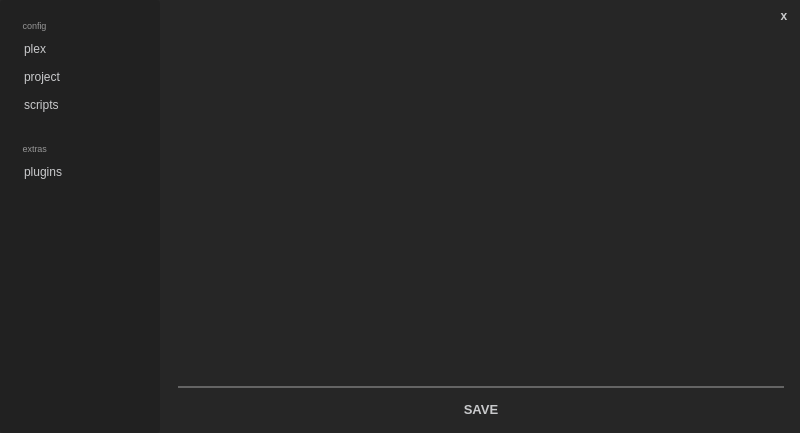
<?xml version="1.0" encoding="UTF-8"?>
<ui version="4.0">
 <class>MainWindow</class>
 <widget class="QMainWindow" name="MainWindow">
  <property name="geometry">
   <rect>
    <x>0</x>
    <y>0</y>
    <width>800</width>
    <height>433</height>
   </rect>
  </property>
  <property name="windowTitle">
   <string>MainWindow</string>
  </property>
  <property name="styleSheet">
   <string notr="true">QWidget{
	border-radius: 3px;
    color: rgb(201, 202, 204);
	background-color: rgb(38, 38, 38); 
	selection-background-color: rgb(1, 79, 131);
}

QLineEdit{
	color: rgb(200, 200, 200); 
}

QListWidget::item:selected
{
   color: rgb(235, 235, 235);
   background-color: rgb(61, 120, 200);
}

QPushButton { 
	border: 2px;
    border-color: rgb(33, 33, 33);
	border-radius: 3px;
   background-color: rgb(38, 38, 38); 
}

QPushButton:disabled {
	border-radius: 3px;
    color: rgb(49, 49, 49); 
	background-color: rgb(200, 184, 86); 
}

QPushButton:hover {
	border-radius: 3px;
    color: rgb(49, 49, 49); 
	background-color: rgb(200, 184, 86); 
}

QLabel:hover {
	border-radius: 3px;
    color: rgb(49, 49, 49); 
	background-color: rgb(200, 184, 86); 
}

QToolTip { 
	border-radius: 5px;
	background-color: rgb(33, 33, 33);
	color: rgb(241, 241, 241);
	border: black solid 1px;
}

QLineEdit {
	border: 5px;
	border-color: rgb(255, 255, 255);
	selection-color: rgb(179, 179, 179);
	background-color: rgb(138, 138, 138); 
}</string>
  </property>
  <widget class="QWidget" name="centralwidget">
   <layout class="QHBoxLayout" name="horizontalLayout_4" stretch="0">
    <property name="leftMargin">
     <number>0</number>
    </property>
    <property name="topMargin">
     <number>0</number>
    </property>
    <property name="rightMargin">
     <number>0</number>
    </property>
    <property name="bottomMargin">
     <number>0</number>
    </property>
    <item>
     <layout class="QHBoxLayout" name="horizontalLayout" stretch="0,1">
      <property name="spacing">
       <number>6</number>
      </property>
      <property name="topMargin">
       <number>0</number>
      </property>
      <property name="rightMargin">
       <number>0</number>
      </property>
      <item>
       <widget class="QWidget" name="wgMenu" native="true">
        <property name="minimumSize">
         <size>
          <width>160</width>
          <height>20</height>
         </size>
        </property>
        <property name="layoutDirection">
         <enum>Qt::LeftToRight</enum>
        </property>
        <property name="styleSheet">
         <string notr="true">QWidget{
    background-color: rgb(33, 33, 33); 
}

QPushButton {
	text-align:left;
	padding-left: 4px;
}

QPushButton:disabled {
	border-radius: 3px;
    color: rgb(49, 49, 49); 
	background-color: rgb(200, 184, 86); 
	text-align:left;
	padding-left: 4px;
}

QPushButton:hover {
	border-radius: 3px;
    color: rgb(49, 49, 49); 
	background-color: rgb(200, 184, 86); 
	text-align:left;
	padding-left: 4px;
}
</string>
        </property>
        <layout class="QVBoxLayout" name="verticalLayout">
         <property name="spacing">
          <number>28</number>
         </property>
         <property name="leftMargin">
          <number>20</number>
         </property>
         <property name="topMargin">
          <number>20</number>
         </property>
         <property name="rightMargin">
          <number>20</number>
         </property>
         <property name="bottomMargin">
          <number>20</number>
         </property>
         <item>
          <layout class="QVBoxLayout" name="verticalLayout_3">
           <property name="spacing">
            <number>8</number>
           </property>
           <property name="topMargin">
            <number>0</number>
           </property>
           <item>
            <widget class="QLabel" name="label">
             <property name="enabled">
              <bool>false</bool>
             </property>
             <property name="font">
              <font>
               <pointsize>7</pointsize>
              </font>
             </property>
             <property name="styleSheet">
              <string notr="true"> color: rgb(150, 150, 150);</string>
             </property>
             <property name="text">
              <string> config</string>
             </property>
            </widget>
           </item>
           <item>
            <widget class="QPushButton" name="btnPlex">
             <property name="enabled">
              <bool>true</bool>
             </property>
             <property name="minimumSize">
              <size>
               <width>0</width>
               <height>20</height>
              </size>
             </property>
             <property name="font">
              <font>
               <pointsize>9</pointsize>
              </font>
             </property>
             <property name="layoutDirection">
              <enum>Qt::LeftToRight</enum>
             </property>
             <property name="text">
              <string>plex</string>
             </property>
             <property name="shortcut">
              <string>1</string>
             </property>
             <property name="flat">
              <bool>false</bool>
             </property>
            </widget>
           </item>
           <item>
            <widget class="QPushButton" name="btnProject">
             <property name="minimumSize">
              <size>
               <width>0</width>
               <height>20</height>
              </size>
             </property>
             <property name="font">
              <font>
               <pointsize>9</pointsize>
              </font>
             </property>
             <property name="text">
              <string>project</string>
             </property>
             <property name="shortcut">
              <string>2</string>
             </property>
             <property name="checkable">
              <bool>false</bool>
             </property>
             <property name="checked">
              <bool>false</bool>
             </property>
             <property name="flat">
              <bool>false</bool>
             </property>
            </widget>
           </item>
           <item>
            <widget class="QPushButton" name="btnScripts">
             <property name="minimumSize">
              <size>
               <width>0</width>
               <height>20</height>
              </size>
             </property>
             <property name="font">
              <font>
               <pointsize>9</pointsize>
              </font>
             </property>
             <property name="text">
              <string>scripts</string>
             </property>
             <property name="shortcut">
              <string>3</string>
             </property>
            </widget>
           </item>
          </layout>
         </item>
         <item>
          <layout class="QVBoxLayout" name="verticalLayout_4">
           <property name="spacing">
            <number>8</number>
           </property>
           <property name="bottomMargin">
            <number>0</number>
           </property>
           <item>
            <widget class="QLabel" name="label_6">
             <property name="enabled">
              <bool>false</bool>
             </property>
             <property name="font">
              <font>
               <pointsize>7</pointsize>
              </font>
             </property>
             <property name="styleSheet">
              <string notr="true"> color: rgb(150, 150, 150);</string>
             </property>
             <property name="text">
              <string> extras</string>
             </property>
            </widget>
           </item>
           <item>
            <widget class="QPushButton" name="btnPlugins">
             <property name="minimumSize">
              <size>
               <width>0</width>
               <height>20</height>
              </size>
             </property>
             <property name="font">
              <font>
               <pointsize>9</pointsize>
              </font>
             </property>
             <property name="text">
              <string>plugins</string>
             </property>
             <property name="shortcut">
              <string>5</string>
             </property>
            </widget>
           </item>
          </layout>
         </item>
         <item>
          <spacer name="verticalSpacer">
           <property name="orientation">
            <enum>Qt::Vertical</enum>
           </property>
           <property name="sizeHint" stdset="0">
            <size>
             <width>20</width>
             <height>40</height>
            </size>
           </property>
          </spacer>
         </item>
        </layout>
       </widget>
      </item>
      <item>
       <widget class="QWidget" name="wgContent" native="true">
        <property name="enabled">
         <bool>true</bool>
        </property>
        <property name="styleSheet">
         <string notr="true">QWidget{
	background-color: rgb(38, 38, 38); 
}

QPushButton:disabled {
	border-radius: 3px;
    color: rgb(49, 49, 49); 
	background-color: rgb(200, 184, 86); 
}

QPushButton:hover {
	border-radius: 3px;
    color: rgb(49, 49, 49); 
	background-color: rgb(200, 184, 86); 
}</string>
        </property>
        <layout class="QVBoxLayout" name="verticalLayout_6" stretch="0,0">
         <property name="leftMargin">
          <number>12</number>
         </property>
         <property name="topMargin">
          <number>0</number>
         </property>
         <property name="rightMargin">
          <number>6</number>
         </property>
         <item>
          <layout class="QHBoxLayout" name="horizontalLayout_3">
           <property name="topMargin">
            <number>6</number>
           </property>
           <property name="rightMargin">
            <number>0</number>
           </property>
           <item>
            <spacer name="horizontalSpacer">
             <property name="orientation">
              <enum>Qt::Horizontal</enum>
             </property>
             <property name="sizeHint" stdset="0">
              <size>
               <width>40</width>
               <height>20</height>
              </size>
             </property>
            </spacer>
           </item>
           <item>
            <widget class="QPushButton" name="btnCancel">
             <property name="minimumSize">
              <size>
               <width>20</width>
               <height>20</height>
              </size>
             </property>
             <property name="font">
              <font>
               <weight>75</weight>
               <bold>true</bold>
              </font>
             </property>
             <property name="text">
              <string>x</string>
             </property>
             <property name="iconSize">
              <size>
               <width>20</width>
               <height>20</height>
              </size>
             </property>
             <property name="shortcut">
              <string>Esc</string>
             </property>
             <property name="flat">
              <bool>false</bool>
             </property>
            </widget>
           </item>
          </layout>
         </item>
         <item>
          <layout class="QVBoxLayout" name="layContent" stretch="0,0,0">
           <property name="leftMargin">
            <number>0</number>
           </property>
           <property name="topMargin">
            <number>6</number>
           </property>
           <property name="rightMargin">
            <number>10</number>
           </property>
           <item>
            <widget class="QTableView" name="tblContent"/>
           </item>
           <item>
            <widget class="QLabel" name="label_2">
             <property name="maximumSize">
              <size>
               <width>16777215</width>
               <height>2</height>
              </size>
             </property>
             <property name="styleSheet">
              <string notr="true">background-color: rgb(100, 100, 100);</string>
             </property>
             <property name="text">
              <string/>
             </property>
            </widget>
           </item>
           <item>
            <widget class="QPushButton" name="btnSave">
             <property name="minimumSize">
              <size>
               <width>0</width>
               <height>30</height>
              </size>
             </property>
             <property name="font">
              <font>
               <pointsize>10</pointsize>
               <weight>75</weight>
               <bold>true</bold>
              </font>
             </property>
             <property name="text">
              <string>SAVE</string>
             </property>
            </widget>
           </item>
          </layout>
         </item>
        </layout>
       </widget>
      </item>
     </layout>
    </item>
   </layout>
  </widget>
 </widget>
 <resources>
  <include location="../../img/img.qrc"/>
 </resources>
 <connections/>
</ui>
